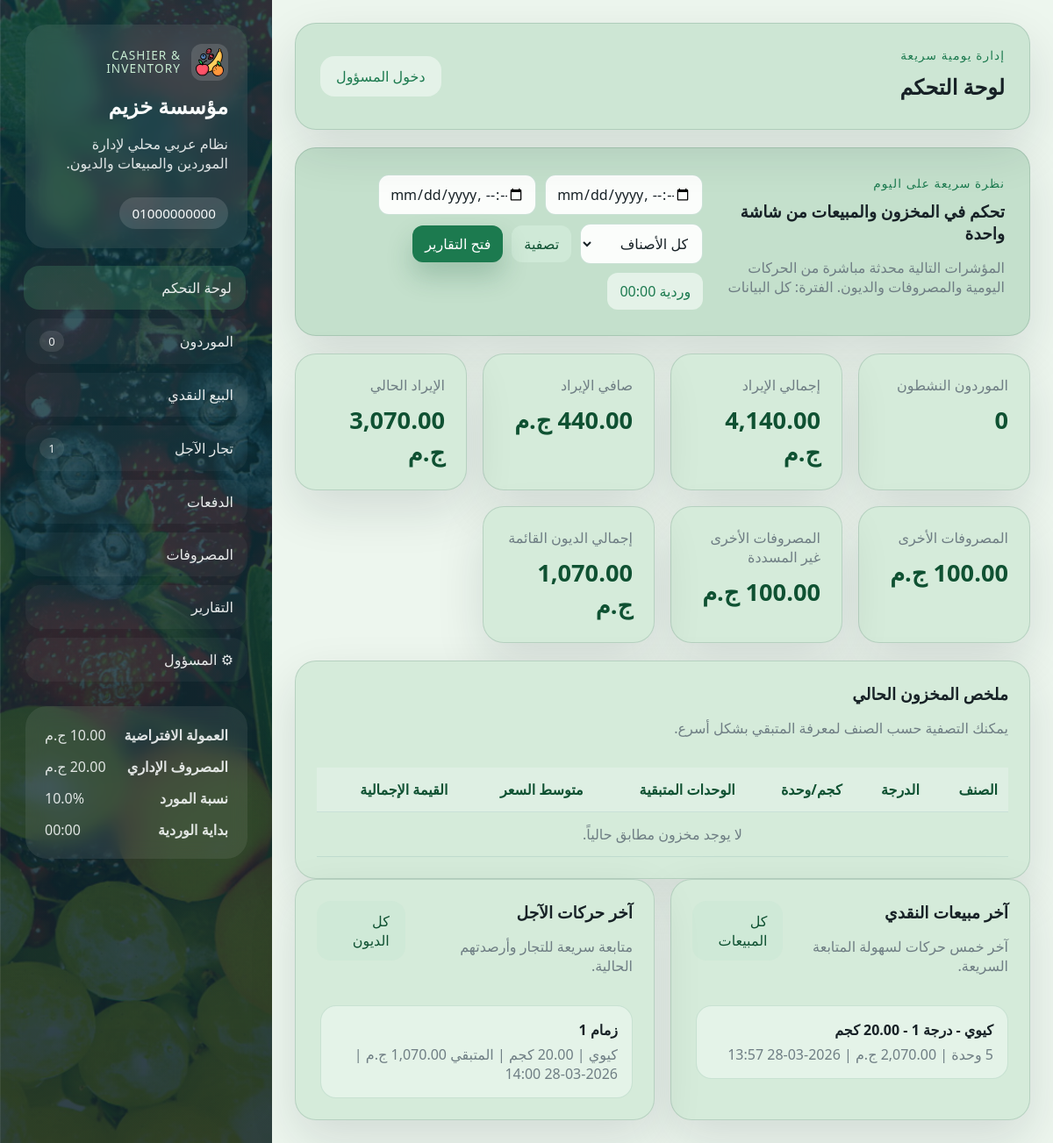
/dashboard, run on the app's committed database.
### models/settings.py (models this page shows)
class Settings(Base):
    __tablename__ = "settings"
    id: Mapped[int] = mapped_column(Integer, primary_key=True)
    company_name: Mapped[str] = mapped_column(String(120), nullable=False)
    phone_number: Mapped[str] = mapped_column(String(255), nullable=False)
    commission_per_unit: Mapped[float] = mapped_column(Float, nullable=False, default=0.0)
    admin_expense: Mapped[float] = mapped_column(Float, nullable=False, default=0.0)
    supplier_profit_percentage: Mapped[float] = mapped_column(Float, nullable=False, default=0.0)
    shift_cutoff_time: Mapped[str] = mapped_column(String(5), nullable=False, default="00:00")
    admin_password: Mapped[str] = mapped_column(String(255), nullable=False)

### models/retail_transaction.py (models this page shows)
class RetailTransaction(Base):
    __tablename__ = "retail_transactions"
    id: Mapped[int] = mapped_column(Integer, primary_key=True)
    date: Mapped[datetime] = mapped_column(DateTime, nullable=False, default=datetime.now)
    fruit_name: Mapped[str] = mapped_column(String(120), nullable=False)
    units_count: Mapped[int] = mapped_column(Integer, nullable=False)
    class_number: Mapped[str] = mapped_column(String(50), nullable=False)
    kilograms_per_unit: Mapped[float] = mapped_column(Float, nullable=False, default=0.0)
    original_price_per_unit: Mapped[float] = mapped_column(Float, nullable=False)
    discount_per_unit: Mapped[float] = mapped_column(Float, nullable=False, default=0.0)
    discount_mode: Mapped[str] = mapped_column(String(20), nullable=False, default="commission")
    price_per_unit: Mapped[float] = mapped_column(Float, nullable=False)
    commission_per_unit: Mapped[float] = mapped_column(Float, nullable=False, default=0.0)
    admin_expense: Mapped[float] = mapped_column(Float, nullable=False, default=0.0)
    total_price: Mapped[float] = mapped_column(Float, nullable=False)
    final_price: Mapped[float] = mapped_column(Float, nullable=False)
    notes: Mapped[str | None] = mapped_column(Text, nullable=True)

### models/special_retailer.py (models this page shows)
class SpecialRetailer(Base):
    __tablename__ = "special_retailers"
    id: Mapped[int] = mapped_column(Integer, primary_key=True)
    date: Mapped[datetime] = mapped_column(DateTime, nullable=False, default=datetime.now)
    retailer_name: Mapped[str] = mapped_column(String(120), nullable=False)
    fruit_name: Mapped[str] = mapped_column(String(120), nullable=False)
    units_count: Mapped[int] = mapped_column(Integer, nullable=False)
    class_number: Mapped[str] = mapped_column(String(50), nullable=False)
    kilograms_per_unit: Mapped[float] = mapped_column(Float, nullable=False, default=0.0)
    original_price_per_unit: Mapped[float] = mapped_column(Float, nullable=False)
    discount_per_unit: Mapped[float] = mapped_column(Float, nullable=False, default=0.0)
    discount_mode: Mapped[str] = mapped_column(String(20), nullable=False, default="commission")
    price_per_unit: Mapped[float] = mapped_column(Float, nullable=False)
    commission_per_unit: Mapped[float] = mapped_column(Float, nullable=False, default=0.0)
    admin_expense: Mapped[float] = mapped_column(Float, nullable=False, default=0.0)
    total_price: Mapped[float] = mapped_column(Float, nullable=False)
    total_paid: Mapped[float] = mapped_column(Float, nullable=False, default=0.0)
    remaining_balance: Mapped[float] = mapped_column(Float, nullable=False)
    status: Mapped[str] = mapped_column(String(20), nullable=False, default="unpaid")
    notes: Mapped[str | None] = mapped_column(Text, nullable=True)
    payments = relationship(
        "Payment", back_populates="retailer", cascade="all, delete-orphan", order_by="Payment.payment_date.desc()"
    )

### routes/admin_routes.py (the view)
@admin_bp.route("/dashboard")
def dashboard():
    db_session = get_session()
    date_from = request.args.get("date_from", "").strip()
    date_to = request.args.get("date_to", "").strip()
    selected_fruit = request.args.get("fruit", "").strip() or None
    fruits_query = db_session.query(Supplier.fruit_name).distinct().order_by(Supplier.fruit_name.asc())
    fruits_query = apply_date_range(fruits_query, Supplier.date, date_from or None, date_to or None)
    fruits = [row[0] for row in fruits_query.all()]
    recent_retail_query = db_session.query(RetailTransaction)
    recent_retail_query = apply_date_range(
        recent_retail_query,
        RetailTransaction.date,
        date_from or None,
        date_to or None,
    )
    recent_retail = recent_retail_query.order_by(
        RetailTransaction.date.desc(), RetailTransaction.id.desc()
    ).limit(5).all()
    recent_debt_query = db_session.query(SpecialRetailer)
    recent_debt_query = apply_date_range(
        recent_debt_query,
        SpecialRetailer.date,
        date_from or None,
        date_to or None,
    )
    recent_debt = recent_debt_query.order_by(
        SpecialRetailer.date.desc(), SpecialRetailer.id.desc()
    ).limit(5).all()
    context = {
        **build_base_context(db_session),
        "page_title": "لوحة التحكم",
        "metrics": dashboard_metrics(db_session, date_from or None, date_to or None),
        "inventory_rows": inventory_summary(db_session, selected_fruit, date_from or None, date_to or None),
        "fruit_options": fruits,
        "selected_fruit": selected_fruit or "",
        "recent_retail": recent_retail,
        "recent_debt": recent_debt,
        "date_from": date_from,
        "date_to": date_to,
        "period_label": filtered_period_label(date_from or None, date_to or None),
    }
    return render_template("dashboard.html", **context)

### templates/dashboard.html (shortened to what this page needs)
{% extends "base.html" %}
{% block content %}
<section class="hero-panel">
    <div>
        <span class="eyebrow">نظرة سريعة على اليوم</span>
        <h3>تحكم في المخزون والمبيعات من شاشة واحدة</h3>
        <p>المؤشرات التالية محدثة مباشرة من الحركات اليومية والمصروفات والديون. {{ period_label }}</p>
    </div>
    <form class="inline-form" method="get">
        <input type="datetime-local" name="date_from" value="{{ date_from }}">
        <input type="datetime-local" name="date_to" value="{{ date_to }}">
        <select name="fruit">
            <option value="">كل الأصناف</option>
        </select>
        <button class="btn btn-secondary" type="submit">تصفية</button>
        <a class="btn btn-primary" href="{{ url_for('admin.reports', date_from=date_from or None, date_to=date_to or None) }}">فتح التقارير</a>
    </form>
</section>
<section class="kpi-grid">
    <article class="kpi-card">
        <span>الموردون النشطون</span>
        <strong>{{ metrics.active_suppliers }}</strong>
    </article>
    <article class="kpi-card">
        <span>إجمالي الإيراد</span>
        <strong>{{ metrics.total_revenue|currency }}</strong>
    </article>
    <article class="kpi-card">
        <span>صافي الإيراد</span>
        <strong>{{ metrics.net_revenue|currency }}</strong>
    </article>
    <article class="kpi-card">
        <span>الإيراد الحالي</span>
        <strong>{{ metrics.current_revenue|currency }}</strong>
    </article>
    <article class="kpi-card">
        <span>المصروفات الأخرى</span>
        <strong>{{ metrics.other_expenses_total|currency }}</strong>
    </article>
    <article class="kpi-card">
        <span>المصروفات الأخرى غير المسددة</span>
        <strong>{{ metrics.unpaid_other_expenses_total|currency }}</strong>
    </article>
    <article class="kpi-card">
        <span>إجمالي الديون القائمة</span>
        <strong>{{ metrics.outstanding_debt|currency }}</strong>
    </article>
</section>
<section class="content-grid single-wide">
    <article class="panel full-span">
        <div class="panel-head">
            <div>
                <h3>ملخص المخزون الحالي</h3>
                <p>يمكنك التصفية حسب الصنف لمعرفة المتبقي بشكل أسرع.</p>
            </div>
        </div>
        <div class="table-wrap records-scroll">
            <table>
                <thead>
                    <tr>
                        <th>الصنف</th>
                        <th>الدرجة</th>
                        <th>كجم/وحدة</th>
                        <th>الوحدات المتبقية</th>
                        <th>متوسط السعر</th>
                        <th>القيمة الإجمالية</th>
                    </tr>
                </thead>
                <tbody>
                    {% for row in inventory_rows %}
                        <tr>
                            <td>{{ row.fruit_name }}</td>
                            <td>{{ row.class_number }}</td>
                            <td>{{ '%.2f'|format(row.kilograms_per_unit) }}</td>
                            <td>{{ row.remaining_units }}</td>
                            <td>{{ row.avg_price|currency }}</td>
                            <td>{{ row.total_value|currency }}</td>
                        </tr>
                    {% else %}
                        <tr><td colspan="6" class="empty-state">لا يوجد مخزون مطابق حالياً.</td></tr>
                    {% endfor %}
                </tbody>
            </table>
        </div>
    </article>
</section>
<section class="content-grid dashboard-bottom-grid">
    <article class="panel">
        <div class="panel-head">
            <div>
                <h3>آخر مبيعات النقدي</h3>
                <p>آخر خمس حركات لسهولة المتابعة السريعة.</p>
            </div>
            <a class="btn btn-secondary" href="{{ url_for('retail.retail') }}">كل المبيعات</a>
        </div>
        <div class="mini-list records-scroll-list">
            {% for item in recent_retail %}
                <a class="mini-item" href="{{ url_for('retail.retail_receipt', transaction_id=item.id) }}">
                    <strong>{{ item.fruit_name }} - درجة {{ item.class_number }} - {{ '%.2f'|format(item.kilograms_per_unit) }} كجم</strong>
                    <span>{{ item.units_count }} وحدة | {{ item.final_price|currency }} | {{ item.date|date_ar }}</span>
                </a>
            {% else %}
                <div class="empty-state">لا توجد مبيعات نقدية بعد.</div>
            {% endfor %}
        </div>
    </article>
    <article class="panel">
        <div class="panel-head">
            <div>
                <h3>آخر حركات الآجل</h3>
                <p>متابعة سريعة للتجار وأرصدتهم الحالية.</p>
            </div>
            <a class="btn btn-secondary" href="{{ url_for('special_retailers.special_retailers') }}">كل الديون</a>
        </div>
        <div class="mini-list records-scroll-list">
            {% for item in recent_debt %}
                <a class="mini-item" href="{{ url_for('payments.payments', retailer=item.id) }}">
                    <strong>{{ item.retailer_name }}</strong>
                    <span>{{ item.fruit_name }} | {{ '%.2f'|format(item.kilograms_per_unit) }} كجم | المتبقي {{ item.remaining_balance|currency }} | {{ item.date|date_ar }}</span>
                </a>
            {% else %}
                <div class="empty-state">لا توجد حركات آجل بعد.</div>
            {% endfor %}
        </div>
    </article>
</section>
{% endblock %}

### templates/base.html (shortened to what this page needs)
<!doctype html>
<html lang="ar" dir="rtl">
<head>
    <link rel="stylesheet" href="{{ url_for('static', filename='css/style.css') }}">
</head>
<body
    data-shift-cutoff="{{ shift_cutoff_range.cutoff }}"
    data-shift-start="{{ shift_cutoff_range.start }}"
    data-shift-end="{{ shift_cutoff_range.end }}"
>
    <div class="page-shell">
        <aside class="sidebar">
            <div class="brand-card">
                <div class="brand-kicker-row">
                    <img class="brand-logo" src="{{ url_for('static', filename='fruitsIcon.png') }}" alt="شعار النظام">
                    <span class="brand-kicker">Cashier & Inventory</span>
                </div>
                <h1>{{ settings.company_name }}</h1>
                <p>نظام عربي محلي لإدارة الموردين والمبيعات والديون.</p>
                <div class="brand-meta-stack">
                    {% for phone in phone_numbers %}
                        <div class="meta-pill">{{ phone }}</div>
                    {% endfor %}
                </div>
            </div>
            <nav class="nav-links">
                <a class="{{ 'active' if request.endpoint == 'admin.dashboard' else '' }}" href="{{ url_for('admin.dashboard') }}">لوحة التحكم</a>
                <a class="{{ 'active' if request.endpoint == 'suppliers.suppliers' else '' }}" href="{{ url_for('suppliers.suppliers') }}">الموردون <span>{{ nav_badges.open_suppliers }}</span></a>
                <a class="{{ 'active' if request.endpoint == 'retail.retail' else '' }}" href="{{ url_for('retail.retail') }}">البيع النقدي</a>
                <a class="{{ 'active' if request.endpoint == 'special_retailers.special_retailers' else '' }}" href="{{ url_for('special_retailers.special_retailers') }}">تجار الآجل <span>{{ nav_badges.unpaid_retailers }}</span></a>
                <a class="{{ 'active' if request.endpoint == 'payments.payments' else '' }}" href="{{ url_for('payments.payments') }}">الدفعات</a>
                <a class="{{ 'active' if request.endpoint == 'expenses.expenses' else '' }}" href="{{ url_for('expenses.expenses') }}">المصروفات</a>
                <a class="{{ 'active' if request.endpoint == 'admin.reports' else '' }}" href="{{ url_for('admin.reports') }}">التقارير</a>
                <a class="{{ 'active' if request.endpoint in ['admin.admin_panel', 'admin.login'] else '' }}" href="{{ url_for('admin.admin_panel' if is_admin else 'admin.login') }}">&#9881; المسؤول</a>
            </nav>
            <div class="settings-card sidebar-spacer">
                <div>
                    <strong>العمولة الافتراضية</strong>
                    <span>{{ settings.commission_per_unit|currency }}</span>
                </div>
                <div>
                    <strong>المصروف الإداري</strong>
                    <span>{{ settings.admin_expense|currency }}</span>
                </div>
                <div>
                    <strong>نسبة المورد</strong>
                    <span>{{ settings.supplier_profit_percentage }}%</span>
                </div>
                <div>
                    <strong>بداية الوردية</strong>
                    <span>{{ settings.shift_cutoff_time }}</span>
                </div>
            </div>
        </aside>
        <main class="main-content">
            <header class="topbar">
                <div>
                    <span class="topbar-label">إدارة يومية سريعة</span>
                    <h2>{{ page_title or "نظام الكاشير" }}</h2>
                </div>
                <div class="topbar-actions">
                    {% if is_admin %}
                        <form method="post" action="{{ url_for('admin.logout') }}">
                            <button class="btn btn-ghost" type="submit">تسجيل الخروج</button>
                        </form>
                    {% else %}
                        <a class="btn btn-ghost" href="{{ url_for('admin.login') }}">دخول المسؤول</a>
                    {% endif %}
                </div>
            </header>
            {% block content %}{% endblock %}
        </main>
    </div>
</body>
</html>

### data on the page
Settings: company_name "مؤسسة خزيم", phone_number "01000000000", commission_per_unit "10.00 ج.م", admin_expense "20.00 ج.م", supplier_profit_percentage "10.0", shift_cutoff_time "00:00"
RetailTransaction: fruit_name "كيوي", kilograms_per_unit "20.00", final_price "2,070.00 ج.م", date "2026-03-28 13:57"
SpecialRetailer: retailer_name "زمام 1", fruit_name "كيوي", kilograms_per_unit "20.00", remaining_balance "1,070.00 ج.م", date "2026-03-28 14:00"

### other printed values
{{ nav_badges.open_suppliers }} "0"
{{ nav_badges.unpaid_retailers }} "1"
{{ page_title or "نظام الكاشير" }} "لوحة التحكم"
{{ period_label }} "الفترة: كل البيانات"
{{ metrics.active_suppliers }} "0"
{{ metrics.total_revenue|currency }} "4,140.00 ج.م"
{{ metrics.net_revenue|currency }} "440.00 ج.م"
{{ metrics.current_revenue|currency }} "3,070.00 ج.م"
{{ metrics.other_expenses_total|currency }} "100.00 ج.م"
{{ metrics.unpaid_other_expenses_total|currency }} "100.00 ج.م"
{{ metrics.outstanding_debt|currency }} "1,070.00 ج.م"
